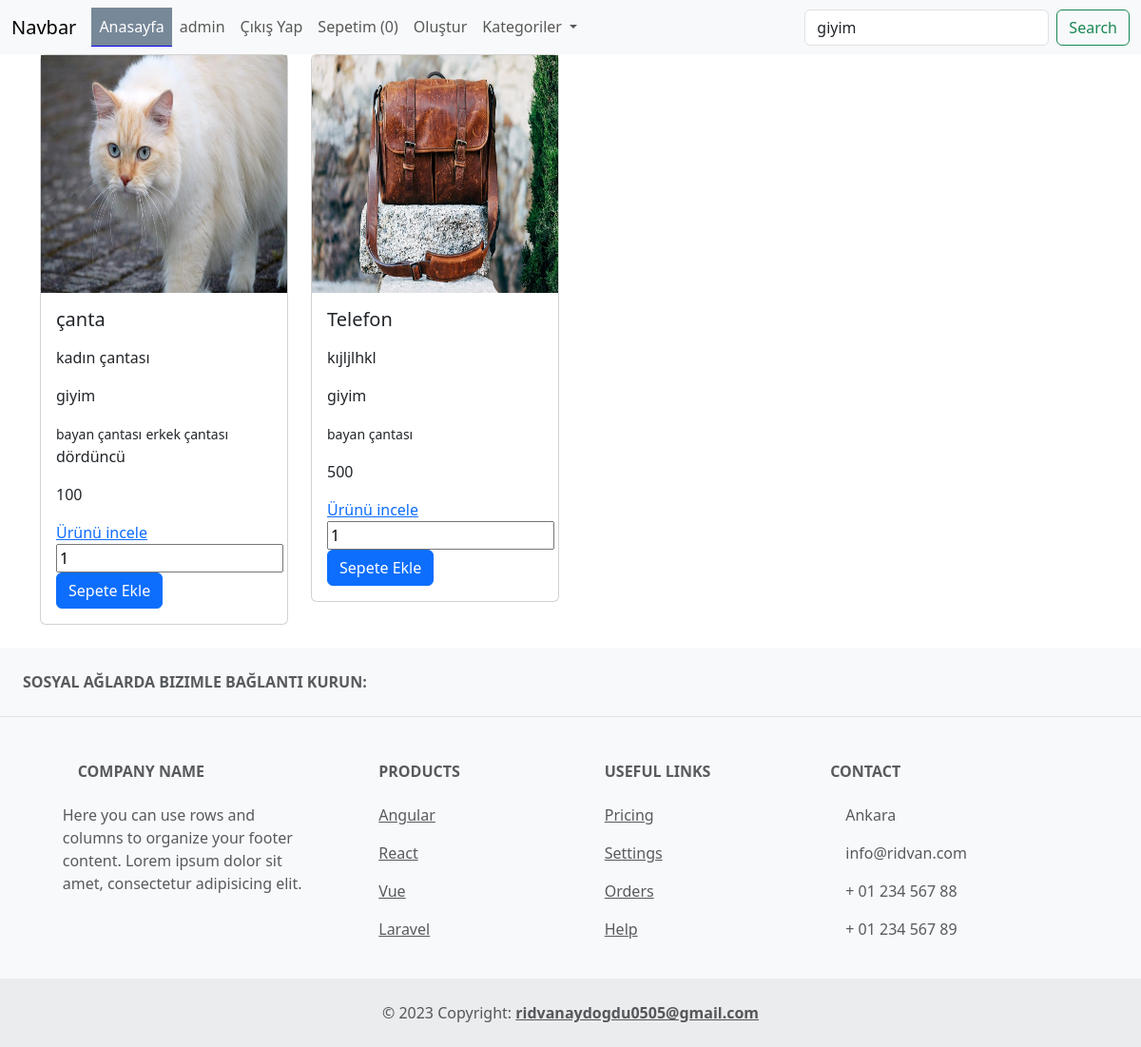
Page /?search=giyim (signed in) on the committed database.
### urunler/models.py (models this page shows, shortened)
class Urun(models.Model):
    olusturan = models.ForeignKey(User, on_delete=models.CASCADE, null=True)
    kategori = models.ForeignKey(Kategori, on_delete=models.CASCADE, null=True)
    sub_category = models.ManyToManyField(AltKategori)
    tekBilgi = models.OneToOneField(Tek, on_delete=models.CASCADE, null=True, blank=True)
    isim = models.CharField(max_length=100, verbose_name="ürün ismi")
    aciklama = RichTextField(max_length=500, verbose_name="ürün açıklaması")
    no = models.IntegerField(verbose_name="ürün fiyatı")
    resim = models.FileField(upload_to='urunler/', null=True, blank=True, verbose_name="ürün resmi")

class Kategori(models.Model):
    isim = models.CharField(max_length=100)

class AltKategori(models.Model):
    isim = models.CharField(max_length=100)

class Tek(models.Model):
    isim = models.CharField(max_length=100)

### urunler/views.py (the view, shortened to what this page needs)
# urls.py: path('', index, name='index'),
def index(request):
    urunler = Urun.objects.all()
    kategoriler = Kategori.objects.all()
    search = ''
    if request.GET.get('search'):
        search = request.GET.get('search')
        urunler = Urun.objects.filter(
            Q(isim__icontains = search)  |
            Q(kategori__isim__icontains =search)
        )
    sepetAdet = Sepet.objects.filter(user = request.user).count()
    context = {
        'urunler':urunler,
        'search':search,
        'kategoriler':kategoriler,
        'sepetAdet':sepetAdet
    }
    return render(request, 'index.html', context)

### urunler/templates/index.html (shortened to what this page needs)
{% load static %}
<!DOCTYPE html>
<html lang="en">
<head>
    <link href="https://cdn.jsdelivr.net/npm/bootstrap@5.3.2/dist/css/bootstrap.min.css" rel="stylesheet">
    <link rel="stylesheet" href="{% static 'css/style.css' %}">
</head>
<body>
   {% include 'includes/navbar.html' %}
    {% block content %}
    <div class="container">
      <div class="row">
        {% for urun in urunler %}
            <div class="col-3">
              <div class="card">
                {% if urun.resim %}
                  <img src="{{urun.resim.url}}" width="100%" height="250" alt="">
                {% else %}
                    <img src="{% static 'img/kedi.jpg' %}" width="100%" height="250" alt="">
                {% endif %}
                <div class="card-body">
                  <h5 class="card-title">{{urun.isim}}</h5>
                  <p class="card-text">{{urun.aciklama|safe}}</p>
                  <p>{{urun.kategori.isim}}</p>
                  {% for i in urun.sub_category.all %}
                      <small>{{i.isim}}</small>
                  {% endfor %}
                  <p>
                    {{urun.tekBilgi.isim}}
                  </p>
                  <p>{{urun.no}}</p>
                  <a href="{% url 'urun' urun.id %}" class="card-link">Ürünü incele</a>
                  <form action="" method="POST">
                    <input type="number" name="adet" value="1" id="">
                    <input type="submit" class="btn btn-primary" value="Sepete Ekle">
                  </form>
                </div>
              </div>
            </div>
        {% endfor %}
      </div>
    </div>
    {% endblock content %}
    {% include 'includes/footer.html' %}
</body>
</html>

### urunler/templates/includes/navbar.html (shortened to what this page needs)
<nav class="navbar navbar-expand-lg bg-body-tertiary">
    <div class="container-fluid">
      <a class="navbar-brand" href="/">Navbar</a>
      <div class="collapse navbar-collapse" id="navbarSupportedContent">
        <ul class="navbar-nav me-auto mb-2 mb-lg-0">
          <li class="nav-item">
            <a
            {% if request.path == '/' %}
                class="nav-link active"
            {% else %}
                class="nav-link"
            {% endif %}
                aria-current="page" href="/">Anasayfa</a>
          </li>
          {% if user.is_authenticated %}
              <li class="nav-item">
                <a class="nav-link" href="#">{{request.user}}</a>
              </li>
              <li class="nav-item">
                <a class="nav-link" href="{% url 'logout' %}">Çıkış Yap</a>
              </li>
              <li class="nav-item">
                <a class="nav-link" href="{% url 'sepet' %}">Sepetim ({{sepetAdet}})</a>
              </li>
              <li class="nav-item">
                <a
                {% if request.path == '/olustur/' %}
                class="nav-link active"
                {% else %}
                class="nav-link"
                {% endif %}
                href="{% url 'olustur' %}">Oluştur</a>
              </li>
          {% endif %}
          <li class="nav-item dropdown">
            <a class="nav-link dropdown-toggle" href="#" role="button" data-bs-toggle="dropdown" aria-expanded="false">
              Kategoriler
            </a>
          </li>
        </ul>
        <form class="d-flex" method="GET" role="search">
          <input class="form-control me-2" name="search" value="{{search}}" type="search" aria-label="Search">
          <button class="btn btn-outline-success" type="submit">Search</button>
        </form>
      </div>
    </div>
  </nav>

### urunler/templates/index.html (style rules this page uses)
.active { border-bottom: 1px solid blue; background-color: lightslategray; color: white !important; }

### rows in the picture
Urun: resim (picture), isim "çanta", aciklama "kadın çantası", kategori.isim "giyim", tekBilgi.isim "dördüncü", no "100"
AltKategori: isim "bayan çantası"
AltKategori: isim "erkek çantası"
Urun: resim (picture), isim "Telefon", aciklama "kıjljlhkl", kategori.isim "giyim", no "500"

### other values in the picture
{{ request.user }} "admin"
{{ sepetAdet }} "0"
